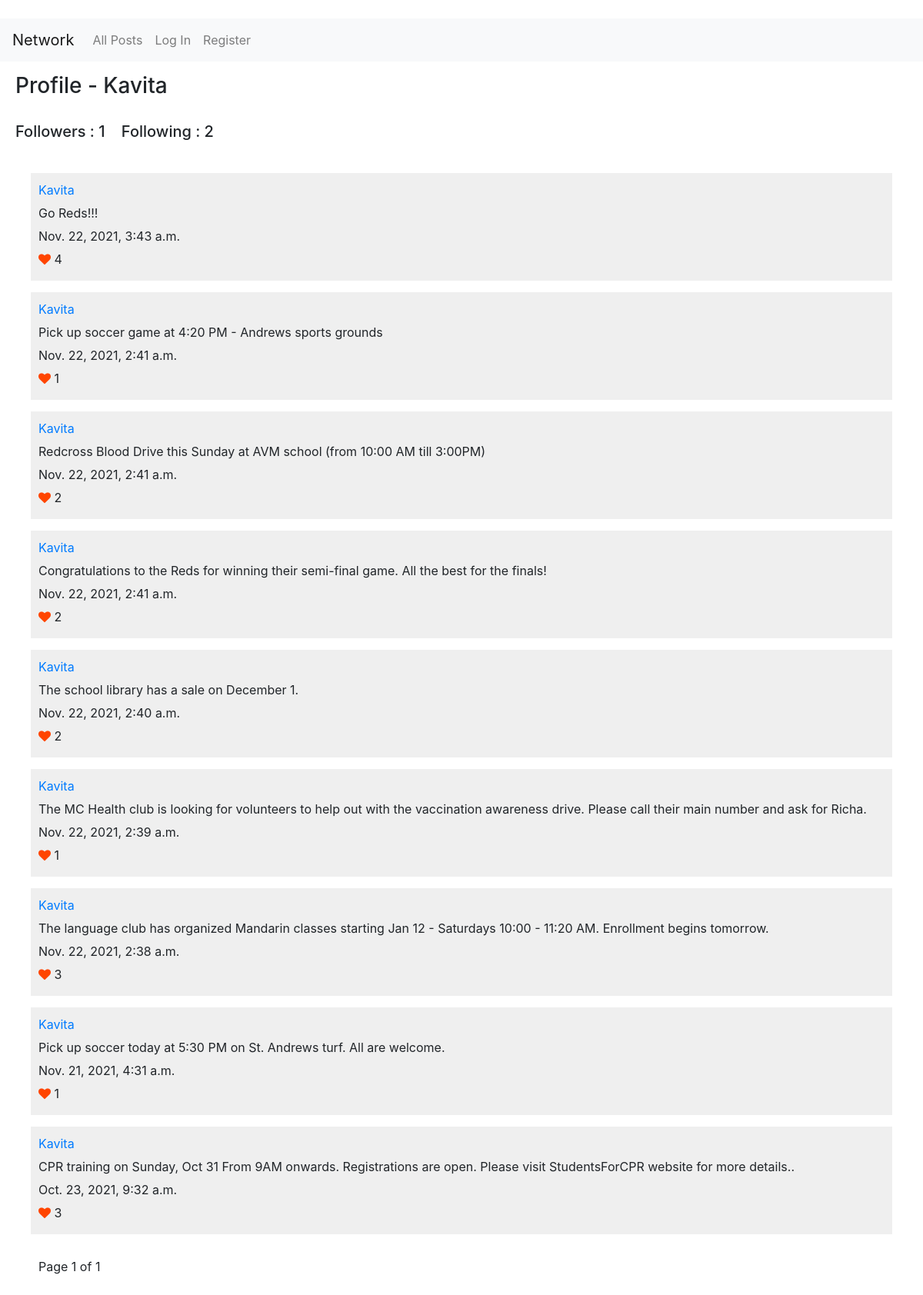
Page /profile/6 on the committed database.
### network/models.py (models this page shows, shortened)
class User(AbstractUser):
    follower_count = models.IntegerField(default=0)
    following_count = models.IntegerField(default=0)

class Post(models.Model):
    user = models.ForeignKey(User, on_delete=models.CASCADE, related_name="posts")
    content = models.CharField(max_length = 200)
    created_at = models.DateTimeField(auto_now_add=True)
    updated_at = models.DateTimeField(auto_now=True)
    likes_count = models.IntegerField(default=0)

### network/views.py (the view)
# urls.py: path("profile/<int:user_id>", views.profile, name="profile"),
def profile(request, user_id):
    posts = user_posts(user_id)
    followers = Followers.objects.filter(following=user_id).count()
    following = Followers.objects.filter(user=user_id).count()
    is_following = False
    own_profile = False
    if (request.user.id == user_id):
        own_profile = True
    if request.user.is_authenticated:
        count = Followers.objects.filter(user=request.user.id, following=user_id).count()
        if count > 0:
            is_following = True
    profile_user = User.objects.filter(pk=user_id)
    profile_user_username = profile_user[0].username
    page_obj = get_page_obj(posts, request)
    return render(request, 'network/profile.html', {'page_obj': page_obj,
                            "profile_info" : ProfileInfo(profile_user_username, followers, following, posts,own_profile,  is_following)})

### network/views.py (called while the page is built)
def get_page_obj (datalist, request):
    paginator = Paginator (datalist, 10)
    page_number = request.GET.get('page')
    page_obj = paginator.get_page(page_number)
    return page_obj

def user_posts(userid):
    posts = Post.objects.filter(user=userid)
    posts = posts.order_by("-created_at")
    return posts

### network/templates/network/profile.html (shortened to what this page needs)
﻿{% extends "network/layout.html" %}
{% load static %}
{% block body %}
<h3 class="page-hdr">Profile - {{ profile_info.username }}</h3>
<div id="posts-view">
    <div id="posts">
        <h5>
            Followers : <span id="follower_count">{{ profile_info.follower_count}}</span>
            &nbsp;&nbsp;
            Following : <span id="following_count">{{ profile_info.following_count}}</span>
        </h5>
        {% include "network/postsview.html" %}
    </div>
</div>
{% endblock %}

### network/templates/network/postsview.html (shortened to what this page needs)
﻿<div id="posts-view">
    <div id="posts">
        {% for post in page_obj %}
        <div class="post">
            <a href="{% url 'profile'  post.user.id %}">{{ post.user.username }}</a><br>
            <div name="post_read_view">
                <span class="content">{{ post.content }}</span>
            </div>
            <span class="created_at">{{ post.created_at }}</span><br>
            <i class="fa fa-heart like_toggle"  name ="like_icon" data-pid="{{post.id}}" style="color:orangered"></i> <span class="likes_count">{{ post.likes_count }}</span><br>
        </div>
        {% endfor %}
    </div>
    <ul class="pagination">
            <li class="page-item" style="display: inline-flex; align-items: center;">
                Page {{ page_obj.number }} of {{ page_obj.paginator.num_pages }}
            </li>
    </ul>
</div>

### network/static/network/styles.css (style rules this page uses)
.page-hdr { margin-top:15px; margin-bottom: 20px; margin-left: 20px; display: inline-block; }
#posts, #new-post { margin-left: 20px; margin-top: 10px; margin-right: 20px; }
.post { margin-bottom: 15px; background-color:#efefef; padding:10px; }
.post a, .post span { display: inline-block; margin-bottom: 6px; }
.pagination { margin:30px; }
.like_toggle { cursor: pointer; }

### rows in the picture
User: username "Kavita"
Post: user.username "Kavita", content "Go Reds!!!", created_at "Nov. 22, 2021, 3:43 a.m.", likes_count "4"
Post: user.username "Kavita", content "Pick up soccer game at 4:20 PM - Andrews sports grounds", created_at "Nov. 22, 2021, 2:41 a.m.", likes_count "1"
Post: user.username "Kavita", content "Redcross Blood Drive this Sunday at AVM school (from 10:00 AM till 3:00PM)", created_at "Nov. 22, 2021, 2:41 a.m.", likes_count "2"
Post: user.username "Kavita", content "Congratulations to the Reds for winning their semi-final game. All the best for the finals!", created_at "Nov. 22, 2021, 2:41 a.m.", likes_count "2"
Post: user.username "Kavita", content "The school library has a sale on December 1.", created_at "Nov. 22, 2021, 2:40 a.m.", likes_count "2"
Post: user.username "Kavita", content "The MC Health club is looking for volunteers to help out with the vaccination awareness drive. Please call their main number and ask for Richa.", created_at "Nov. 22, 2021, 2:39 a.m.", likes_count "1"
Post: user.username "Kavita", content "The language club has organized Mandarin classes starting Jan 12 - Saturdays 10:00 - 11:20 AM. Enrollment begins tomorrow.", created_at "Nov. 22, 2021, 2:38 a.m.", likes_count "3"
Post: user.username "Kavita", content "Pick up soccer today at 5:30 PM on St. Andrews turf. All are welcome.", created_at "Nov. 21, 2021, 4:31 a.m.", likes_count "1"
Post: user.username "Kavita", content "CPR training on Sunday, Oct 31 From 9AM onwards. Registrations are open. Please visit StudentsForCPR website for more details..", created_at "Oct. 23, 2021, 9:32 a.m.", likes_count "3"

### other values in the picture
{{ profile_info.follower_count }} "1"
{{ profile_info.following_count }} "2"
{{ page_obj.number }} "1"
{{ page_obj.paginator.num_pages }} "1"
